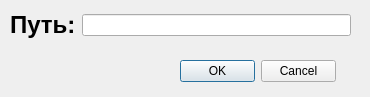
<?xml version="1.0" encoding="UTF-8"?>
<ui version="4.0">
 <class>Dialog</class>
 <widget class="QDialog" name="Dialog">
  <property name="geometry">
   <rect>
    <x>0</x>
    <y>0</y>
    <width>370</width>
    <height>97</height>
   </rect>
  </property>
  <property name="windowTitle">
   <string>Dialog</string>
  </property>
  <widget class="QDialogButtonBox" name="buttonBox">
   <property name="geometry">
    <rect>
     <x>180</x>
     <y>60</y>
     <width>156</width>
     <height>23</height>
    </rect>
   </property>
   <property name="standardButtons">
    <set>QDialogButtonBox::Cancel|QDialogButtonBox::Ok</set>
   </property>
  </widget>
  <widget class="QWidget" name="">
   <property name="geometry">
    <rect>
     <x>10</x>
     <y>10</y>
     <width>341</width>
     <height>31</height>
    </rect>
   </property>
   <layout class="QHBoxLayout" name="horizontalLayout">
    <item>
     <widget class="QLabel" name="label">
      <property name="toolTip">
       <string>&lt;html&gt;&lt;head/&gt;&lt;body&gt;&lt;p&gt;&lt;span style=&quot; font-size:18pt; font-weight:600; color:#550000;&quot;&gt;Путь:&lt;/span&gt;&lt;/p&gt;&lt;/body&gt;&lt;/html&gt;</string>
      </property>
      <property name="text">
       <string>&lt;html&gt;&lt;head/&gt;&lt;body&gt;&lt;p&gt;&lt;span style=&quot; font-size:18pt; font-weight:600;&quot;&gt;Путь:&lt;/span&gt;&lt;/p&gt;&lt;/body&gt;&lt;/html&gt;</string>
      </property>
     </widget>
    </item>
    <item>
     <widget class="QLineEdit" name="lineEdit"/>
    </item>
   </layout>
  </widget>
 </widget>
 <resources/>
 <connections/>
</ui>
